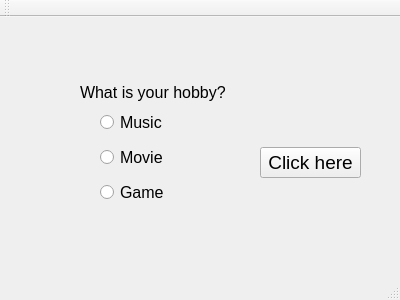
<?xml version="1.0" encoding="UTF-8"?>
<ui version="4.0">
 <class>MainWindow</class>
 <widget class="QMainWindow" name="MainWindow">
  <property name="geometry">
   <rect>
    <x>0</x>
    <y>0</y>
    <width>400</width>
    <height>300</height>
   </rect>
  </property>
  <property name="windowTitle">
   <string>MainWindow</string>
  </property>
  <widget class="QWidget" name="centralWidget">
   <widget class="QRadioButton" name="radio_music">
    <property name="geometry">
     <rect>
      <x>100</x>
      <y>90</y>
      <width>141</width>
      <height>31</height>
     </rect>
    </property>
    <property name="font">
     <font>
      <pointsize>12</pointsize>
     </font>
    </property>
    <property name="text">
     <string>Music</string>
    </property>
   </widget>
   <widget class="QRadioButton" name="radio_movie">
    <property name="geometry">
     <rect>
      <x>100</x>
      <y>130</y>
      <width>101</width>
      <height>21</height>
     </rect>
    </property>
    <property name="font">
     <font>
      <pointsize>12</pointsize>
     </font>
    </property>
    <property name="text">
     <string>Movie</string>
    </property>
   </widget>
   <widget class="QRadioButton" name="radio_game">
    <property name="geometry">
     <rect>
      <x>100</x>
      <y>160</y>
      <width>101</width>
      <height>31</height>
     </rect>
    </property>
    <property name="font">
     <font>
      <pointsize>12</pointsize>
     </font>
    </property>
    <property name="text">
     <string>Game</string>
    </property>
   </widget>
   <widget class="QPushButton" name="pushButton">
    <property name="geometry">
     <rect>
      <x>260</x>
      <y>130</y>
      <width>101</width>
      <height>31</height>
     </rect>
    </property>
    <property name="font">
     <font>
      <pointsize>14</pointsize>
     </font>
    </property>
    <property name="text">
     <string>Click here</string>
    </property>
   </widget>
   <widget class="QLabel" name="label">
    <property name="geometry">
     <rect>
      <x>80</x>
      <y>60</y>
      <width>181</width>
      <height>31</height>
     </rect>
    </property>
    <property name="font">
     <font>
      <pointsize>12</pointsize>
     </font>
    </property>
    <property name="text">
     <string>What is your hobby?</string>
    </property>
   </widget>
   <widget class="QLabel" name="lable_result">
    <property name="geometry">
     <rect>
      <x>100</x>
      <y>200</y>
      <width>201</width>
      <height>61</height>
     </rect>
    </property>
    <property name="font">
     <font>
      <pointsize>26</pointsize>
     </font>
    </property>
    <property name="text">
     <string/>
    </property>
   </widget>
  </widget>
  <widget class="QMenuBar" name="menuBar">
   <property name="geometry">
    <rect>
     <x>0</x>
     <y>0</y>
     <width>400</width>
     <height>21</height>
    </rect>
   </property>
  </widget>
  <widget class="QToolBar" name="mainToolBar">
   <attribute name="toolBarArea">
    <enum>TopToolBarArea</enum>
   </attribute>
   <attribute name="toolBarBreak">
    <bool>false</bool>
   </attribute>
  </widget>
  <widget class="QStatusBar" name="statusBar"/>
 </widget>
 <layoutdefault spacing="6" margin="11"/>
 <resources/>
 <connections/>
</ui>
